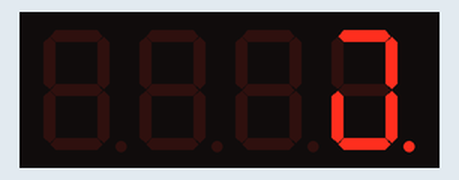
Recording of a program running on a simulated ESP32 board running MicroPython. Parts: 4-digit seven-segment display. The segment pins are drawn as the display they are named for.

Above: at 5.34 s.

The program:

sevenSegment_Display_PartA.py
```python
#!/usr/bin/env python
# -*-coding:utf-8 -*-
'''
@File    :   sevenSegment_Display.py
@Time    :   2024/03/07 14:47:29
@Author  :   Uras Ayanoglu
@Version :   1.0
@Contact :   uras.ayanoglu@edu.turkuamk.fi
@License :   (C)Copyright 2023, Uras Ayanoglu
@Desc    :   A small program that blinks LED G and lights on LEDs in series from A to F in a continuous loop on a 4-digit 7-segment display.
@Platform:   AI-Thinker NodeMCU ESP12k ESP32-S2 on MicroPython v1.22.2
'''

'''
Pin connections between 4-digit 7-segment display and NodeMCU ESP32-S2:

Segment A (Display Pin 11) to NodeMCU GPIO21
Segment B (Display Pin 7) to NodeMCU GPIO19
Segment C (Display Pin 4) to NodeMCU GPIO18
Segment D (Display Pin 2) to NodeMCU GPIO5
Segment E (Display Pin 1) to NodeMCU GPIO17
Segment F (Display Pin 10) to NodeMCU GPIO16
Segment G (Display Pin 5) to NodeMCU GPIO4
Decimal Point (DP) (Display Pin 3) to NodeMCU GPIO1

Display Digits to NodeMCU Pins
Digit 1 (D1) (Display Pin 12) to NodeMCU GPIO15
Digit 2 (D2) (Display Pin 9) to NodeMCU GPIO2
Digit 3 (D3) (Display Pin 8) to NodeMCU GPIO14
Digit 4 (D4) (Display Pin 6) to NodeMCU GPIO13

'''

from machine import Pin
from time import sleep

# Define the GPIO pins (replace x with actual pin numbers)
segments = {'A': Pin(21, Pin.OUT),
            'B': Pin(19, Pin.OUT),
            'C': Pin(18, Pin.OUT),
            'D': Pin(5, Pin.OUT),
            'E': Pin(17, Pin.OUT),
            'F': Pin(16, Pin.OUT),
            'G': Pin(4, Pin.OUT),
            'DP': Pin(1, Pin.OUT)
            }

common_cathodes = {'D1': Pin(15, Pin.OUT),
                   'D2': Pin(2, Pin.OUT),
                   'D3': Pin(14, Pin.OUT),
                   'D4': Pin(13, Pin.OUT)
                   }

def clear_segments(exclude='G'):
    for segment in segments.keys():
        if segment != exclude:
            segments[segment].value(1)

def display_digit(digit):
    for cathode in common_cathodes.values():
        cathode.value(1)  # Turn off all digits
    common_cathodes[digit].value(0)  # Turn on selected digit
    segments['G'].value(g_state)  # Maintain current state of G

def blink_G():
    global g_state
    g_state = 0
    for digit in common_cathodes:
        display_digit(digit)
    sleep(0.1)
    g_state = 1
    for digit in common_cathodes:
        display_digit(digit)
    sleep(0.1)

# Initial state of G segment
g_state = 1

while True:
    # Continuously blink LED G on all digits
    blink_G()

    # Sequentially blink LEDs A to F on all digits
    for seg in ['A', 'B', 'C', 'D', 'E', 'F']:
        for digit in common_cathodes:
            display_digit(digit)
            clear_segments()
            segments[seg].value(0)  # Turn on segment
            sleep(0.1)
```
